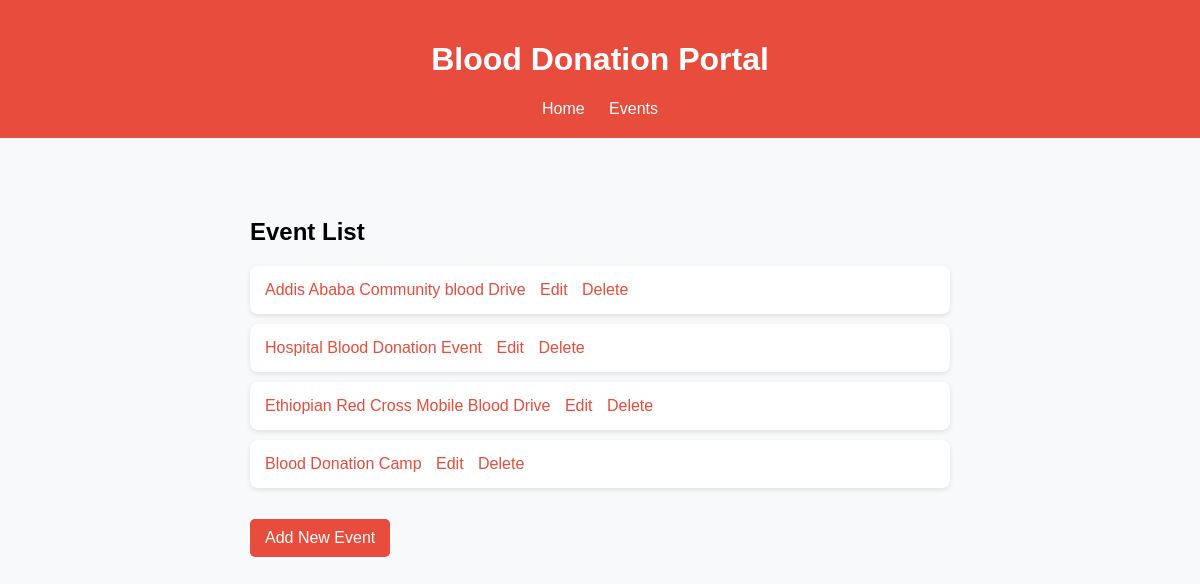
Screenshot of /events/ with the database file from the repository.
### donor/models.py (models this page shows, shortened)
class Event(models.Model):
    name = models.CharField(max_length=100)
    date = models.DateField()
    location = models.ForeignKey(Location, on_delete=models.CASCADE)
    description = models.TextField()
    event_image = models.ImageField(upload_to='event_images/', null=True, blank=True)

### donor/views.py (the view)
# urls.py: path('events/', views.event_list, name='event_list'),
def event_list(request):
    events = Event.objects.all()
    paginator = Paginator(events, 10)
    page_number = request.GET.get('page')
    page_obj = paginator.get_page(page_number)
    return render(request, 'donor/event_list.html', {'page_obj': page_obj})

### donor/templates/donor/event_list.html (shortened to what this page needs)
<!DOCTYPE html>
<html lang="en">
<head>
</head>
<body>
<header>
<h1>Blood Donation Portal</h1>
<nav>
    <a href="{% url 'home' %}">Home</a>
    <a href="{% url 'event_list' %}">Events</a>
</nav>
</header>
<div class="container">
<h2>Event List</h2>
<ul>
    {% for event in page_obj %}
        <li>
            <a href="{% url 'event_detail' event.id %}">{{ event.name }}</a>
            <a href="{% url 'event_update' event.id %}">Edit</a>
            <a href="{% url 'event_delete' event.id %}">Delete</a>
        </li>
    {% empty %}
        <li>No events found.</li>
    {% endfor %}
</ul>
<a href="{% url 'event_create' %}" class="add-new">Add New Event</a>
</div>
</body>
</html>

### donor/templates/donor/event_list.html (style rules this page uses)
body { font-family: Arial; background:#f8f9fa; margin:0; padding:0; }
header { background:#e74c3c; color:white; padding:20px; text-align:center; }
nav a { color:white; margin:0 10px; text-decoration:none; }
.container { max-width:700px; margin:40px auto; padding:20px; }
ul { list-style:none; padding:0; }
li { background:white; margin:10px 0; padding:15px; border-radius:8px; box-shadow:0 2px 5px rgba(0,0,0,0.1); }
li a { margin-right:10px; color:#e74c3c; text-decoration:none; }
.add-new { display:inline-block; margin-top:15px; padding:10px 15px; background:#e74c3c; color:white; border-radius:5px; text-decoration:none; }

### rows the page displays
Event: name "Addis Ababa Community blood Drive"
Event: name "Hospital Blood Donation Event"
Event: name "Ethiopian Red Cross Mobile Blood Drive"
Event: name "Blood Donation Camp"
